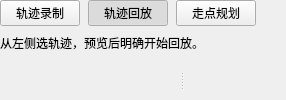
<?xml version='1.0' encoding='utf-8'?>
<ui version="4.0">
 <class>MotionWorkspace</class>
 <widget class="QWidget" name="MotionWorkspace">
  <property name="sizePolicy">
   <sizepolicy hsizetype="Expanding" vsizetype="Ignored">
    <horstretch>1</horstretch>
    <verstretch>1</verstretch>
   </sizepolicy>
  </property>
  <layout class="QVBoxLayout" name="motion_layout" stretch="0,0,1">
   <property name="leftMargin">
    <number>0</number>
   </property>
   <property name="topMargin">
    <number>0</number>
   </property>
   <property name="rightMargin">
    <number>0</number>
   </property>
   <property name="bottomMargin">
    <number>0</number>
   </property>
   <property name="spacing">
    <number>8</number>
   </property>
   <item>
    <layout class="QHBoxLayout" name="motion_modes">
     <item>
      <widget class="QPushButton" name="motion_record_mode_button">
       <property name="text">
        <string>轨迹录制</string>
       </property>
       <property name="checkable">
        <bool>true</bool>
       </property>
       <property name="role" stdset="0">
        <string notr="true">modeTab</string>
       </property>
       <attribute name="buttonGroup">
        <string notr="true">motion_mode_group</string>
       </attribute>
      </widget>
     </item>
     <item>
      <widget class="QPushButton" name="motion_replay_mode_button">
       <property name="text">
        <string>轨迹回放</string>
       </property>
       <property name="checkable">
        <bool>true</bool>
       </property>
       <property name="checked">
        <bool>true</bool>
       </property>
       <property name="role" stdset="0">
        <string notr="true">modeTab</string>
       </property>
       <attribute name="buttonGroup">
        <string notr="true">motion_mode_group</string>
       </attribute>
      </widget>
     </item>
     <item>
      <widget class="QPushButton" name="motion_plan_mode_button">
       <property name="text">
        <string>走点规划</string>
       </property>
       <property name="checkable">
        <bool>true</bool>
       </property>
       <property name="role" stdset="0">
        <string notr="true">modeTab</string>
       </property>
       <attribute name="buttonGroup">
        <string notr="true">motion_mode_group</string>
       </attribute>
      </widget>
     </item>
     <item>
      <spacer name="motion_mode_spacer">
       <property name="orientation">
        <enum>Qt::Horizontal</enum>
       </property>
       <property name="sizeHint" stdset="0">
        <size>
         <width>30</width>
         <height>20</height>
        </size>
       </property>
      </spacer>
     </item>
    </layout>
   </item>
   <item>
    <widget class="QLabel" name="motion_mode_hint">
     <property name="role" stdset="0">
      <string notr="true">mutedText</string>
     </property>
     <property name="wordWrap">
      <bool>true</bool>
     </property>
     <property name="text">
      <string>从左侧选轨迹，预览后明确开始回放。</string>
     </property>
    </widget>
   </item>
   <item>
    <widget class="QSplitter" name="motion_splitter">
     <property name="orientation">
      <enum>Qt::Horizontal</enum>
     </property>
     <property name="childrenCollapsible">
      <bool>false</bool>
     </property>
     <widget class="QWidget" name="motion_library_host">
      <property name="minimumSize">
       <size>
        <width>180</width>
        <height>0</height>
       </size>
      </property>
      <property name="maximumSize">
       <size>
        <width>320</width>
        <height>16777215</height>
       </size>
      </property>
      <layout class="QVBoxLayout" name="motion_library_layout">
       <property name="leftMargin">
        <number>0</number>
       </property>
       <property name="topMargin">
        <number>0</number>
       </property>
       <property name="rightMargin">
        <number>0</number>
       </property>
       <property name="bottomMargin">
        <number>0</number>
       </property>
      </layout>
     </widget>
     <widget class="QStackedWidget" name="motion_editor_stack">
      <property name="sizePolicy">
       <sizepolicy hsizetype="Expanding" vsizetype="Ignored">
        <horstretch>1</horstretch>
        <verstretch>1</verstretch>
       </sizepolicy>
      </property>
      <widget class="QWidget" name="motion_trajectory_host">
       <layout class="QVBoxLayout" name="motion_trajectory_layout">
        <property name="leftMargin">
         <number>0</number>
        </property>
        <property name="topMargin">
         <number>0</number>
        </property>
        <property name="rightMargin">
         <number>0</number>
        </property>
        <property name="bottomMargin">
         <number>0</number>
        </property>
       </layout>
      </widget>
      <widget class="QWidget" name="motion_planning_host">
       <layout class="QVBoxLayout" name="motion_planning_layout">
        <property name="leftMargin">
         <number>0</number>
        </property>
        <property name="topMargin">
         <number>0</number>
        </property>
        <property name="rightMargin">
         <number>0</number>
        </property>
        <property name="bottomMargin">
         <number>0</number>
        </property>
       </layout>
      </widget>
     </widget>
    </widget>
   </item>
  </layout>
 </widget>
 <resources />
 <connections />
 <buttongroups>
  <buttongroup name="motion_mode_group" />
 </buttongroups>
</ui>
